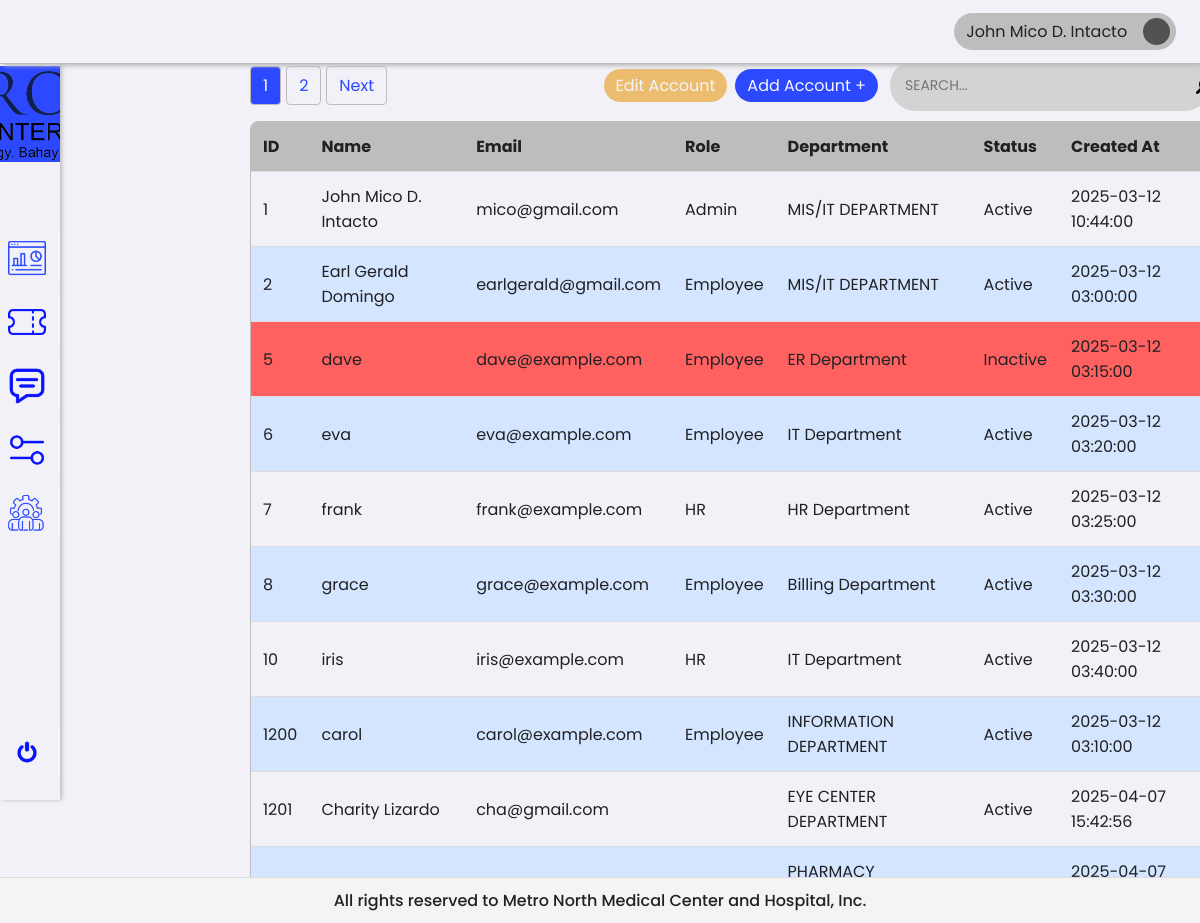
The app's page /1/hrAdmin/management.php (signed in), older data.
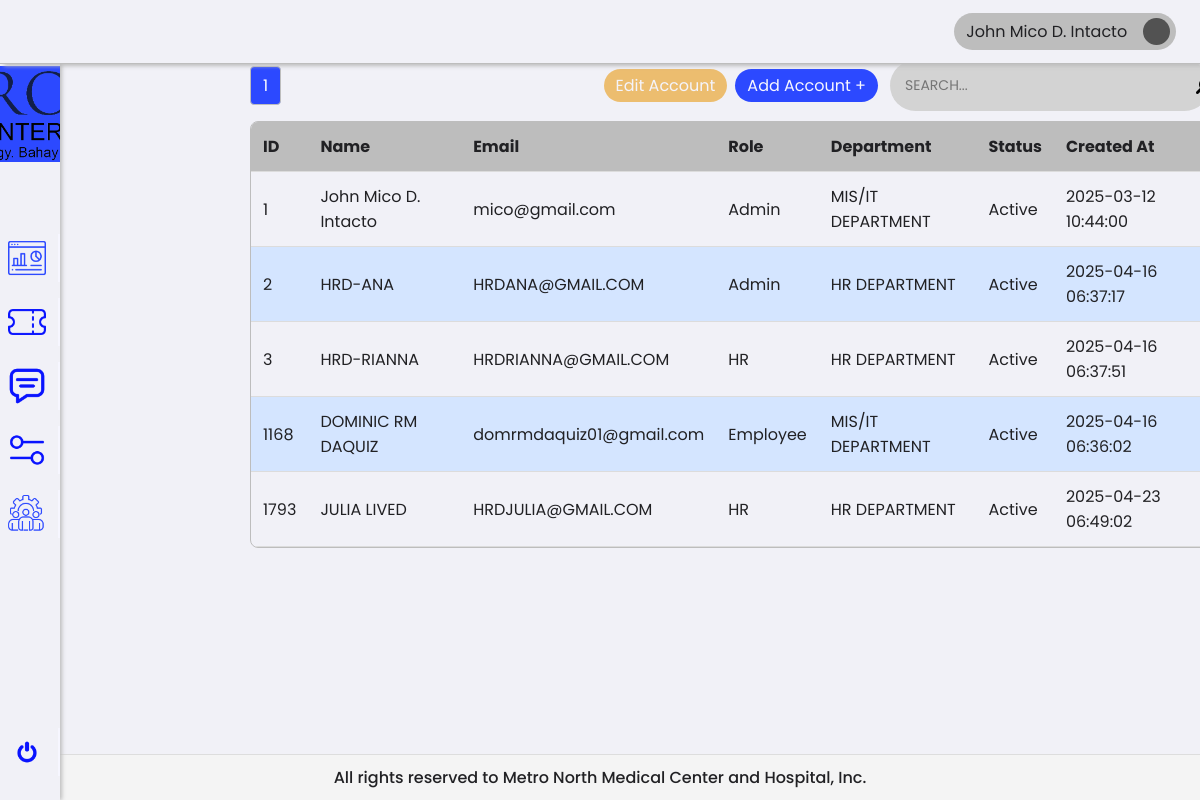
The same page, newer data.
### tables this page shows
CREATE TABLE `users` (
  `id` int(11) NOT NULL,
  `name` varchar(255) NOT NULL,
  `email` varchar(255) NOT NULL,
  `password` varchar(255) NOT NULL,
  `role` enum('Employee','HR','HR HEAD','Admin') NOT NULL,
  `department` varchar(255) DEFAULT NULL,
  `status` enum('Active','Inactive') NOT NULL,
  `created_at` timestamp NOT NULL DEFAULT current_timestamp()
);

### 0/includes/accountQuery.php (called while the page is built)
<?php
try {
    require 'db.php';
    $limit = 10;
    $page = isset($_GET['page']) && is_numeric($_GET['page']) ? (int) $_GET['page'] : 1;
    $offset = ($page - 1) * $limit;
    $countSql = "SELECT COUNT(*) FROM users";
    $stmt = $pdo->query($countSql);
    $totalRecords = $stmt->fetchColumn();
    $totalPages = ceil($totalRecords / $limit);
    $sql = "SELECT id, name, email, role, department, status, created_at
            FROM users
            LIMIT :limit OFFSET :offset";
    $stmt = $pdo->prepare($sql);
    $stmt->bindParam(':limit', $limit, PDO::PARAM_INT);
    $stmt->bindParam(':offset', $offset, PDO::PARAM_INT);
    $stmt->execute();
    $users = $stmt->fetchAll(PDO::FETCH_ASSOC);
} catch (PDOException $e) {
    die("Database connection failed: " . $e->getMessage());
}

### 1/hrAdmin/management.php (the view, shortened to what this page needs)
<?php
require_once '../../0/includes/employeeTicket.php';
require_once '../../0/includes/accountQuery.php';
?>
<!DOCTYPE html>
<html lang="en">
<head>
    <link rel="stylesheet" href="../../assets/css/framework.css">
    <link rel="stylesheet" href="../../assets/css/management.css">
</head>
<body>
    <div class="container">
        <div class="sideNav">
            <div class="sideNavLogo img-cover" style="background-image: url(../../assets/images/icons/mnmch.png);"></div>
            <div class="navBtn">
                <div class="navBtnIcon img-contain" style="background-image: url(../../assets/images/icons/dashboard.png);"></div>
            </div>
            <div class="navBtn">
                <div class="navBtnIcon img-contain" style="background-image: url(../../assets/images/icons/ticket.png);"></div>
            </div>
            <div class="navBtn">
                <div class="navBtnIcon img-contain" style="background-image: url(../../assets/images/icons/chat.png);"></div>
            </div>
            <div class="navBtn">
                <div class="navBtnIcon img-contain" style="background-image: url(../../assets/images/icons/settings.png);"></div>
            </div>
            <div class="navBtn">
                <div class="navBtnIcon img-contain" style="background-image: url(../../assets/images/icons/management.png);"></div>
            </div>
            <div class="navBtn">
                <div class="navBtnIcon img-contain" style="background-image: url(../../assets/images/icons/switch.png);"></div>
            </div>
        </div>
        <div class="content">
            <div class="topNav">
                <div class="account">
                    <div class="accountName">John Doe</div>
                    <div class="accountIcon img-contain"></div>
                </div>
            </div>
            <div class="pagination-wrapper">
                <div class="pagination">
                    <?php for ($i = 1; $i <= $totalPages; $i++): ?>
                        <a href="?page=<?= $i ?>" class="<?= $i == $page ? 'active' : '' ?>"><?= $i ?></a>
                    <?php endfor; ?>
                    <?php if ($page < $totalPages): ?>
                        <a href="?page=<?= $page + 1 ?>" class="next">Next</a>
                    <?php endif; ?>
                </div>
                <div class="btnContainer">
                    <button type="button" class="btnWarning btnWarningDisabled" id="editAccountID" name="editAccount" disabled>Edit Account</button>
                    <button type="button" class="btnDefault" id="addAccountID" name="addAccount">Add Account +</button>
                </div>
                <div class="search-container">
                    <input type="text" placeholder="SEARCH..." class="search-input">
                    <div class="search-icon">
                        <img src="../../assets/images/icons/search.png" alt="Search">
                    </div>
                </div>
            </div>
            <div class="tableContainer">
                <table>
                    <thead>
                        <tr>
                            <th>ID <i class="fas fa-sort"></i></th>
                            <th>Name <i class="fas fa-sort"></i></th>
                            <th>Email <i class="fas fa-sort"></i></th>
                            <th>Role <i class="fas fa-sort"></i></th>
                            <th>Department <i class="fas fa-sort"></i></th>
                            <th>Status <i class="fas fa-sort"></i></th>
                            <th>Created At <i class="fas fa-sort"></i></th>
                        </tr>
                    </thead>
                    <tbody>
                        <?php if (!empty($users)): ?>
                            <?php foreach ($users as $user): ?>
                                <tr data-id="<?= htmlspecialchars($user['id']) ?>"
                                    class="<?= htmlspecialchars($user['status']) === 'Inactive' ? 'inactive-row' : '' ?>">
                                    <td><?= htmlspecialchars($user['id']) ?></td>
                                    <td><?= htmlspecialchars($user['name']) ?></td>
                                    <td><?= htmlspecialchars($user['email']) ?></td>
                                    <td><?= htmlspecialchars($user['role']) ?></td>
                                    <td><?= htmlspecialchars($user['department']) ?></td>
                                    <td><?= htmlspecialchars($user['status']) ?> </td>
                                    <td><?= htmlspecialchars($user['created_at']) ?></td>
                                </tr>
                            <?php endforeach; ?>
                        <?php else: ?>
                            <tr>
                                <td colspan="10" style="text-align: center;">No Users found</td>
                            </tr>
                        <?php endif; ?>
                    </tbody>
                </table>
            </div>
        </div>
    </div>
    <footer class="footer-messages">
        <p>All rights reserved to Metro North Medical Center and Hospital, Inc.</p>
    </footer>
</body>
</html>

### assets/css/framework.css (style rules this page uses)
:root { --white: #f6f6ff; --neutral-100: #f1f1f7; --neutral-200: #dcdcdc; --neutral-300: #bdbdbd; --neutral-400: #989898; --neutral-500: #7c7c7c; --neutral-600: #656565; --neutral-700: #525252; --neutral-800: #464646; --neutral-900: #3d3d3d; --neutral-950: #292929; --black: #212124; --primary-50: #e7f2ff; --primary-100: #d4e5ff; --primary-200: #b2cdff; --primary-300: #83abff; --primary-400: #537aff; --primary-500: #2c49ff; --primary-600: #0913ff; --primary-700: #0008ff; --primary-800: #040ecf; --primary-900: #0c158a; --primary-950: #080b5e; --secondary-50: #fefaec; --secondary-100: #fbf1ca; --secondary-200: #f8e38f; --secondary-300: #f3cb45; --secondary-400: #f1bc2e; --secondary-500: #ea9c16; --secondary-600: #cf7710; --secondary-700: #ac5511; --secondary-800: #8c4214; --secondary-900: #733614; --secondary-950: #421b06; --danger: #c53d3d; --danger-highlight: #ff6161; --warning: #eebf68; --approve: #89dc79; --fast: 128ms; --normal: 256ms; --slow: 512ms; }
* { margin: 0; padding: 0;; box-sizing: border-box;; font-family: 'Poppins', sans-serif; font-size: 16px; color: var(--black); cursor: default; }
body { display: flex; flex-direction: column; background-color: var(--neutral-100); }
.btnContainer { display: flex; justify-content: flex-end; align-items: center; margin-top: 16px; gap: 0 8px; }
.btnDefault { display: flex; justify-content: center; align-items: center; padding: 4px 12px; border-radius: 999px; border: none; background-color: var(--primary-500); color: var(--white); font-size: 16px; cursor: pointer; transition: var(--fast); }
.btnWarning { display: flex; justify-content: center; align-items: center; padding: 4px 12px; border-radius: 999px; border: none; background-color: var(--secondary-500); color: var(--white); font-size: 16px; cursor: pointer; transition: var(--fast); }
.container { display: flex; flex-direction: column; align-items: center; justify-content: center; }
.sideNavLogo { height: 96px; width: 100%; background-color: var(--primary-500); margin: 50px 0 64px 0; }
.sideNav { position: fixed; left: 0; top: 0; z-index: 990; display: flex; flex-direction: column; width: 220px; height: 100vh; border-color: var(--primary-400); background-color: var(--neutral-100); box-shadow: 2px 0 4px 0 var(--neutral-300); padding: 16px 0; }
.sideNav >.navBtn:last-child { margin-top: auto; }
.navBtn { display: flex; flex-direction: row; align-items: center; height: 48px; width: 100%; border: none; margin: 8px 0; padding: 0 8px 0 8px; gap: 12px; cursor: pointer; transition: var(--fast); border-right: 2px solid var(--white); }
.navBtn > * { cursor: pointer; }
.navBtnIcon { display: flex; justify-content: center; align-items: center; height: 80%; aspect-ratio: 1/1; }
.sideNav { transition: width 0.3s ease; }
.topNav { position: fixed; top: 0; left: 0; display: flex; flex-direction: row; align-items: center; justify-content: flex-end; padding: 0 clamp(4px, 2%, 36px) 0 0; height: 64px; border-bottom: 1px solid var(--neutral-300); background-color: var(--neutral-100); box-shadow: 4px 2px 4px 0 var(--neutral-300); z-index: 9999; width: 100%; }
.account { display: flex; flex-direction: row; align-items: center; gap: 16px; cursor: pointer; height: 60%; background-color: var(--neutral-300); padding: 4px 6px 4px 12px; border-radius: 999px; cursor: pointer; }
.account > * { cursor: pointer; }
.accountIcon { background-color: var(--neutral-700); height: 90%; aspect-ratio: 1/1; border-radius: 50%; }
.img-contain { background-size: contain; background-position: center center; background-repeat: no-repeat; }
.img-cover { background-size: cover; background-position: center center; background-repeat: no-repeat; }
.tableContainer { overflow-x: auto; }
table { overflow-x: auto; }

### 1/hrAdmin/management.php (style rules this page uses)
.inactive-row { background-color: var(--danger-highlight) !important; color: white; }

Row changes from the older to the newer data that the page shows:
removed users: id "5", name "dave", email "dave@example.com", role "Employee", department "ER Department", status "Inactive", created_at "2025-03-12 03:15:00"
removed users: id "6", name "eva", email "eva@example.com", role "Employee", department "IT Department", status "Active", created_at "2025-03-12 03:20:00"
removed users: id "7", name "frank", email "frank@example.com", role "HR", department "HR Department", status "Active", created_at "2025-03-12 03:25:00"
removed users: id "8", name "grace", email "grace@example.com", role "Employee", department "Billing Department", status "Active", created_at "2025-03-12 03:30:00"
removed users: id "10", name "iris", email "iris@example.com", role "HR", department "IT Department", status "Active", created_at "2025-03-12 03:40:00"
removed users: id "1200", name "carol", email "carol@example.com", role "Employee", department "INFORMATION DEPARTMENT", status "Active", created_at "2025-03-12 03:10:00"
removed users: id "1201", name "Charity Lizardo", email "cha@gmail.com", department "EYE CENTER DEPARTMENT", status "Active", created_at "2025-04-07 15:42:56"
removed users: department "PHARMACY…", created_at "2025-04-07…"
changed users id 2: name "Earl Gerald Domingo" → "HRD-ANA"; email "earlgerald@gmail.com" → "HRDANA@GMAIL.COM"; role "Employee" → "Admin"; department "MIS/IT DEPARTMENT" → "HR DEPARTMENT"; created_at "2025-03-12 03:00:00" → "2025-04-16 06:37:17"
added users: id "3", name "HRD-RIANNA", email "HRDRIANNA@GMAIL.COM", role "HR", department "HR DEPARTMENT", status "Active", created_at "2025-04-16 06:37:51"
added users: id "1168", name "DOMINIC RM DAQUIZ", email "domrmdaquiz01@gmail.com", role "Employee", department "MIS/IT DEPARTMENT", status "Active", created_at "2025-04-16 06:36:02"
added users: id "1793", name "JULIA LIVED", email "HRDJULIA@GMAIL.COM", role "HR", department "HR DEPARTMENT", status "Active", created_at "2025-04-23 06:49:02"
Text that changed along with them:
list line gone: "2"
text no longer shown: "Next"
